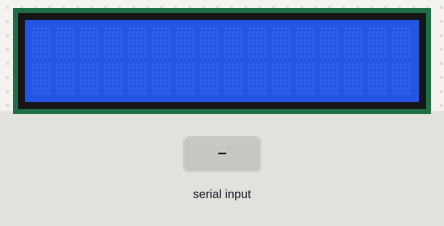
The sketch below on a simulated ESP32. On the bench: 16×2 character LCD. The test bench sets the inputs (shaded band).

Above: at 1.2 s.
1.3 s: byte 30 received over Serial
2.8 s: byte 90 received over Serial
At 4.0 s:
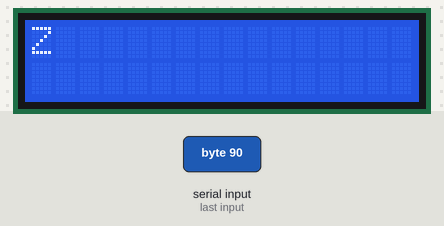
4.3 s: byte 120 received over Serial
At 5.3 s:
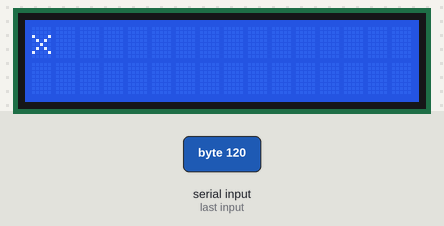
Timing chart, 0 to 7.3 s (numbered marks = the images above; inputs shaded):
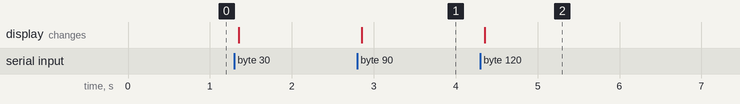

Measured:
- after the input at 2.8 s, the display: changes after 0.05 s (image 1)
- after the input at 4.3 s, the display: changes after 0.05 s (image 2)

The sketch:

Comunicacion_serial.ino
```cpp
#include <LiquidCrystal.h>

char frase;

LiquidCrystal lcd(22, 23, 5, 18, 19, 21);  //Pines del LCD - ESP32

void setup() {
  Serial.begin(115200); //Monitor Serie
  lcd.begin(16,2);      //Tallaño de LCD 16 col, 2 lin.
}

void loop() {
  if (Serial.available()){
    delay(50);
    lcd.clear();
    while (Serial.available()>0) {
      frase = Serial.read();
      lcd.print(frase);
    }
  }
}
```
